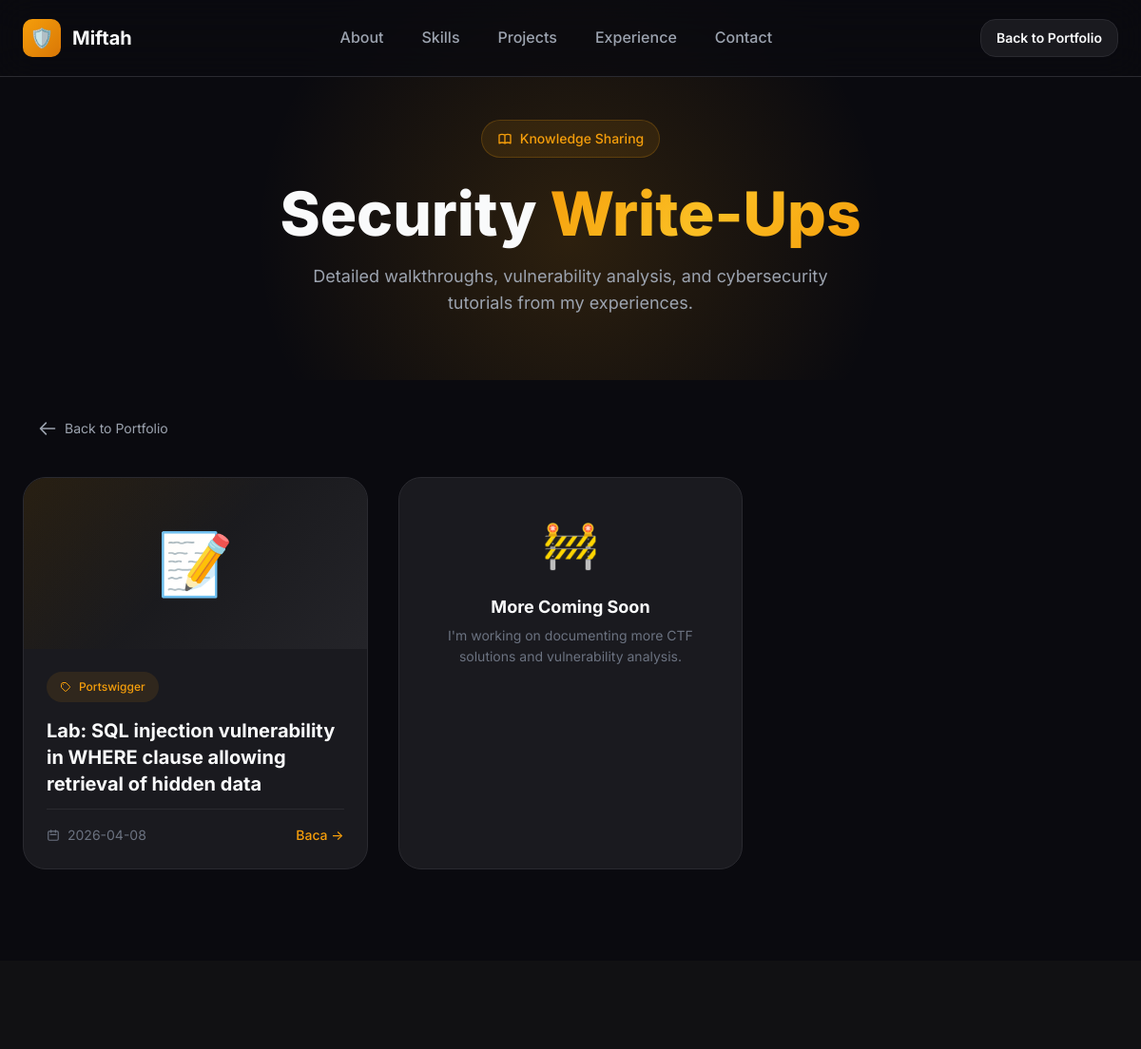
Page /writeups (upper part) on the earlier database version.
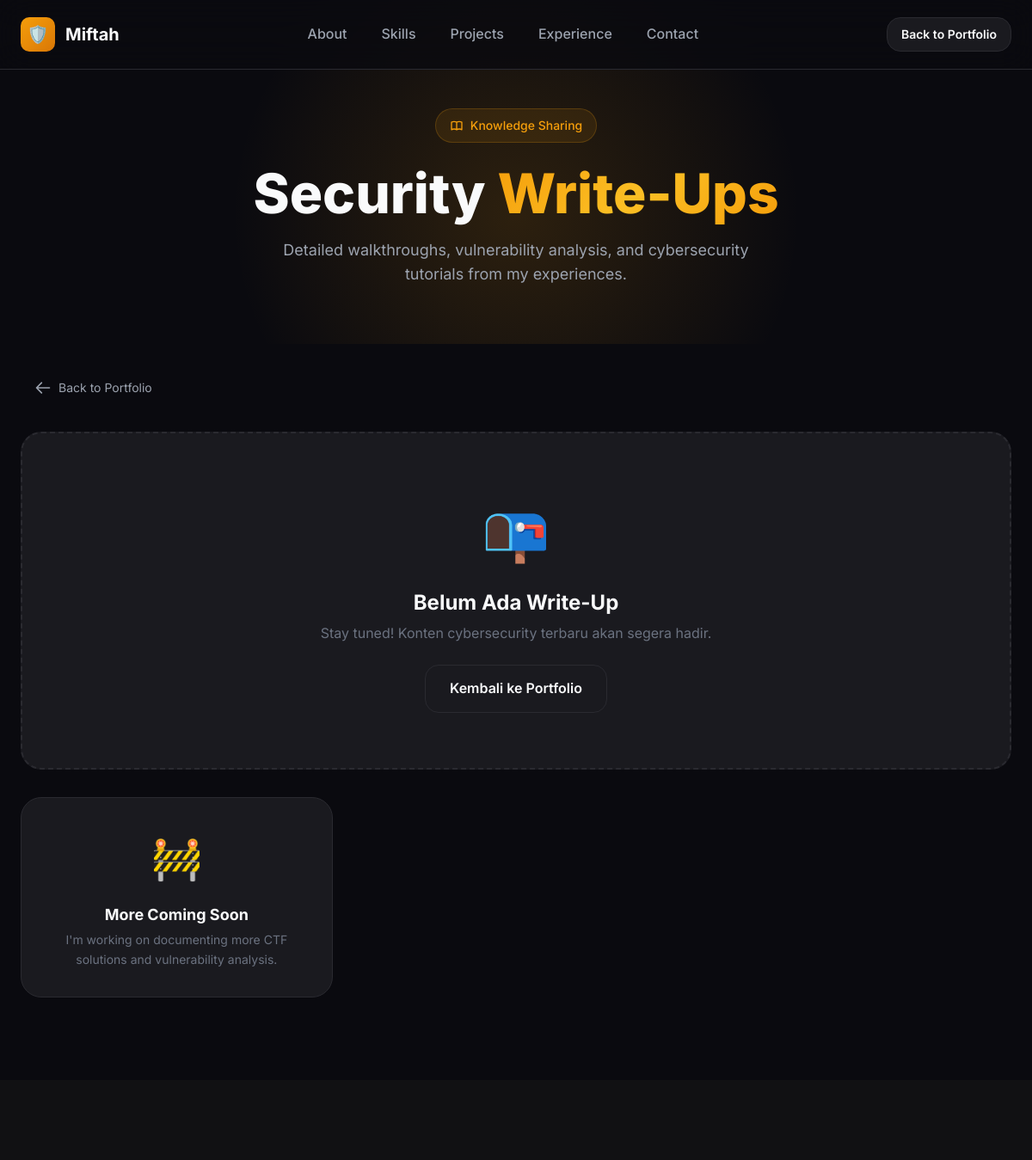
Same page on the later database version.
### tables this page shows
CREATE TABLE writeups (
    id INTEGER PRIMARY KEY AUTOINCREMENT,
    title TEXT NOT NULL,
    slug TEXT NOT NULL UNIQUE,
    content_md TEXT NOT NULL,
    is_published BOOLEAN NOT NULL DEFAULT 0,
    created_at DATETIME DEFAULT CURRENT_TIMESTAMP
);

### app.py (the view)
@app.route('/writeups')
def writeups():
    db = get_db()
    writeups = db.execute("""
        SELECT w.id, w.title, w.slug, w.created_at, GROUP_CONCAT(c.name) as cats
        FROM writeups w LEFT JOIN writeup_categories wc ON w.id = wc.writeup_id
        LEFT JOIN categories c ON wc.category_id = c.id
        WHERE w.is_published=1 GROUP BY w.id ORDER BY w.created_at DESC
    """).fetchall()
    categories = db.execute("SELECT id, name, slug FROM categories ORDER BY name").fetchall()
    return render_template('blog.html', writeups=writeups, categories=categories)

### app.py (called while the page is built)
def get_db():
    if 'db' not in g:
        g.db = sqlite3.connect(app.config['DATABASE'])
        g.db.row_factory = sqlite3.Row
        g.db.execute("PRAGMA foreign_keys = ON;")
    return g.db

### templates/blog.html (shortened to what the changed rows need)
<!DOCTYPE html>
<html lang="en">
<head>
  <link rel="stylesheet" href="{{ url_for('static', filename='portfolio.css') }}">
</head>
<body>
  <section class="writeups-hero" style="min-height: 50vh; display: flex; align-items: center; justify-content: center; text-align: center; padding-top: 120px; padding-bottom: 60px; position: relative; overflow: hidden;">
    <div style="position: relative; z-index: 10;">
      <h1 style="font-size: clamp(2rem, 6vw, 4rem); font-weight: 800; line-height: 1.1; margin-bottom: 1rem;">
        Security <span class="gradient-text">Write-Ups</span>
      </h1>
    </div>
  </section>
  <section class="section" style="padding-top: 2rem;">
    <div class="container">
      <div class="writeups-grid" style="display: grid; grid-template-columns: repeat(auto-fill, minmax(350px, 1fr)); gap: 2rem;">
        {% if writeups %}
          {% for w in writeups %}
          <article class="writeup-card" style="background: var(--bg-card); border: 1px solid var(--border); border-radius: var(--radius-lg); overflow: hidden; transition: var(--transition);">
            <a href="{{ url_for('writeup_detail', slug=w.slug) }}" style="display: block;">
              <div style="height: 180px; background: linear-gradient(135deg, var(--bg-secondary) 0%, var(--bg-card-hover) 100%); display: flex; align-items: center; justify-content: center; font-size: 4rem; position: relative; overflow: hidden;">
                <div style="position: absolute; inset: 0; background: linear-gradient(135deg, rgba(245, 158, 11, 0.1) 0%, transparent 50%);"></div>
                <span>📝</span>
              </div>
              <div style="padding: 1.5rem;">
                {% if w.cats %}
                <span style="display: inline-flex; align-items: center; gap: 0.5rem; padding: 0.375rem 0.875rem; background: rgba(245, 158, 11, 0.1); border-radius: 2rem; font-size: 0.75rem; font-weight: 500; color: var(--accent); margin-bottom: 1rem;">
                  <svg width="12" height="12" fill="none" stroke="currentColor" viewBox="0 0 24 24">
                    <path stroke-linecap="round" stroke-linejoin="round" stroke-width="2" d="M7 7h.01M7 3h5c.512 0 1.024.195 1.414.586l7 7a2 2 0 010 2.828l-7 7a2 2 0 01-2.828 0l-7-7A1.994 1.994 0 013 12V7a4 4 0 014-4z"/>
                  </svg>
                  {{ w.cats }}
                </span>
                {% endif %}
                <h3 style="font-size: 1.25rem; font-weight: 700; margin-bottom: 0.75rem; line-height: 1.4; color: var(--text-primary);">
                  {{ w.title }}
                </h3>
                <div style="display: flex; align-items: center; justify-content: space-between; padding-top: 1rem; border-top: 1px solid var(--border);">
                  <span style="display: flex; align-items: center; gap: 0.5rem; color: var(--text-muted); font-size: 0.875rem;">
                    <svg width="14" height="14" fill="none" stroke="currentColor" viewBox="0 0 24 24">
                      <path stroke-linecap="round" stroke-linejoin="round" stroke-width="2" d="M8 7V3m8 4V3m-9 8h10M5 21h14a2 2 0 002-2V7a2 2 0 00-2-2H5a2 2 0 00-2 2v12a2 2 0 002 2z"/>
                    </svg>
                    {{ w.created_at[:10] }}
                  </span>
                  <span style="color: var(--accent); font-size: 0.875rem; font-weight: 500;">
                    Baca →
                  </span>
                </div>
              </div>
            </a>
          </article>
          {% endfor %}
        {% else %}
        <div style="background: var(--bg-card); border: 2px dashed var(--border); border-radius: var(--radius-lg); padding: 4rem 2rem; text-align: center; grid-column: 1 / -1;">
          <div style="font-size: 4rem; margin-bottom: 1rem;">📭</div>
          <h3 style="font-size: 1.5rem; font-weight: 700; margin-bottom: 0.5rem;">Belum Ada Write-Up</h3>
          <p style="color: var(--text-muted); margin-bottom: 1.5rem;">
            Stay tuned! Konten cybersecurity terbaru akan segera hadir.
          </p>
          <a href="{{ '/' }}" class="btn btn-secondary">
            Kembali ke Portfolio
          </a>
        </div>
        {% endif %}
      </div>
    </div>
  </section>
</body>
</html>

Differences in the rows shown:
removed writeups: cats "Portswigger", title "Lab: SQL injection vulnerability in WHERE clause allowing retrieval of hidden data", created_at "2026-04-08"
Other differences:
text now shown: "📭 Belum Ada Write-Up Stay tuned! Konten cybersecurity terbaru akan segera hadir. Kembali ke Portfolio"
